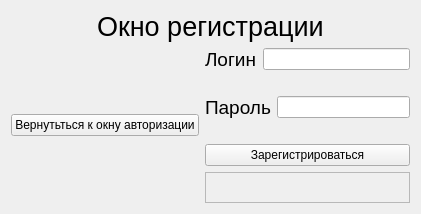
<?xml version="1.0" encoding="UTF-8"?>
<ui version="4.0">
 <class>RegistrationWindow</class>
 <widget class="QWidget" name="RegistrationWindow">
  <property name="geometry">
   <rect>
    <x>0</x>
    <y>0</y>
    <width>421</width>
    <height>214</height>
   </rect>
  </property>
  <property name="windowTitle">
   <string>Form</string>
  </property>
  <layout class="QGridLayout" name="gridLayout_2">
   <item row="0" column="0">
    <spacer name="horizontalSpacer">
     <property name="orientation">
      <enum>Qt::Horizontal</enum>
     </property>
     <property name="sizeHint" stdset="0">
      <size>
       <width>81</width>
       <height>20</height>
      </size>
     </property>
    </spacer>
   </item>
   <item row="0" column="1">
    <widget class="QLabel" name="reg_win_label">
     <property name="text">
      <string>&lt;html&gt;&lt;head/&gt;&lt;body&gt;&lt;p&gt;&lt;span style=&quot; font-size:20pt;&quot;&gt;Окно регистрации&lt;/span&gt;&lt;/p&gt;&lt;/body&gt;&lt;/html&gt;</string>
     </property>
    </widget>
   </item>
   <item row="0" column="2">
    <spacer name="horizontalSpacer_2">
     <property name="orientation">
      <enum>Qt::Horizontal</enum>
     </property>
     <property name="sizeHint" stdset="0">
      <size>
       <width>75</width>
       <height>20</height>
      </size>
     </property>
    </spacer>
   </item>
   <item row="1" column="0" colspan="3">
    <layout class="QGridLayout" name="gridLayout">
     <item row="0" column="0">
      <widget class="QPushButton" name="authorization_window">
       <property name="text">
        <string>Вернутьться к окну авторизации</string>
       </property>
      </widget>
     </item>
     <item row="0" column="1">
      <layout class="QVBoxLayout" name="verticalLayout">
       <item>
        <layout class="QFormLayout" name="formLayout">
         <item row="0" column="0">
          <widget class="QLabel" name="login_label">
           <property name="text">
            <string>&lt;html&gt;&lt;head/&gt;&lt;body&gt;&lt;p&gt;&lt;span style=&quot; font-size:14pt;&quot;&gt;Логин&lt;/span&gt;&lt;/p&gt;&lt;/body&gt;&lt;/html&gt;</string>
           </property>
          </widget>
         </item>
         <item row="0" column="1">
          <widget class="QLineEdit" name="reg_login"/>
         </item>
        </layout>
       </item>
       <item>
        <layout class="QFormLayout" name="formLayout_2">
         <item row="0" column="0">
          <widget class="QLabel" name="pass_label">
           <property name="text">
            <string>&lt;html&gt;&lt;head/&gt;&lt;body&gt;&lt;p&gt;&lt;span style=&quot; font-size:14pt;&quot;&gt;Пароль&lt;/span&gt;&lt;/p&gt;&lt;/body&gt;&lt;/html&gt;</string>
           </property>
          </widget>
         </item>
         <item row="0" column="1">
          <widget class="QLineEdit" name="reg_password"/>
         </item>
        </layout>
       </item>
       <item>
        <widget class="QPushButton" name="registration">
         <property name="text">
          <string>Зарегистрироваться</string>
         </property>
        </widget>
       </item>
       <item>
        <widget class="QTextEdit" name="reg_result_message">
         <property name="enabled">
          <bool>false</bool>
         </property>
         <property name="maximumSize">
          <size>
           <width>220</width>
           <height>31</height>
          </size>
         </property>
         <property name="readOnly">
          <bool>true</bool>
         </property>
        </widget>
       </item>
      </layout>
     </item>
    </layout>
   </item>
  </layout>
 </widget>
 <resources/>
 <connections>
  <connection>
   <sender>authorization_window</sender>
   <signal>clicked()</signal>
   <receiver>RegistrationWindow</receiver>
   <slot>OnAuthorizationWindowClicked()</slot>
   <hints>
    <hint type="sourcelabel">
     <x>102</x>
     <y>127</y>
    </hint>
    <hint type="destinationlabel">
     <x>210</x>
     <y>106</y>
    </hint>
   </hints>
  </connection>
  <connection>
   <sender>registration</sender>
   <signal>clicked()</signal>
   <receiver>RegistrationWindow</receiver>
   <slot>OnRegistrationClicked()</slot>
   <hints>
    <hint type="sourcelabel">
     <x>306</x>
     <y>153</y>
    </hint>
    <hint type="destinationlabel">
     <x>210</x>
     <y>106</y>
    </hint>
   </hints>
  </connection>
 </connections>
 <slots>
  <slot>OnAuthorizationWindowClicked()</slot>
  <slot>OnRegistrationClicked()</slot>
 </slots>
</ui>
